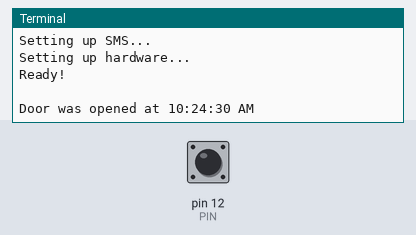
A program run on a simulated Raspberry Pi (header pin numbers). On the bench: the last lines printed to the terminal. The test bench sets the inputs (shaded band); at power-on: pin 12 (PIN) HIGH. The clock reads 2024-03-15 10:24:30 at power-on unless the program sets it; sending an e-mail succeeds after 1 s; threads take turns every 2 ms.

Above: at 1.2 s.
1.3 s: pin 12 (PIN) pulled LOW for 0.35 s
At 2.21 s:
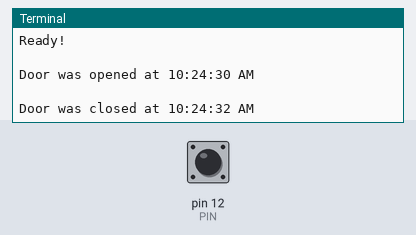
3.5 s: pin 12 (PIN) pulled LOW for 1 s
At 5.5 s:
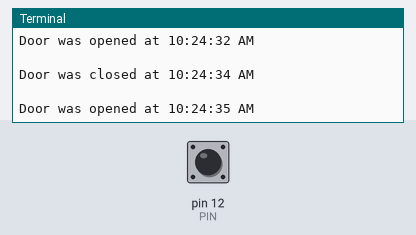
6.0 s: pin 12 (PIN) pulled LOW for 0.35 s
At 8.3 s:
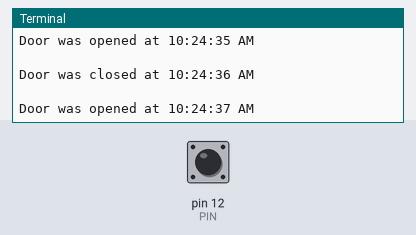
Timing chart, 0 to 9.8 s (numbered marks = the images above; inputs shaded):
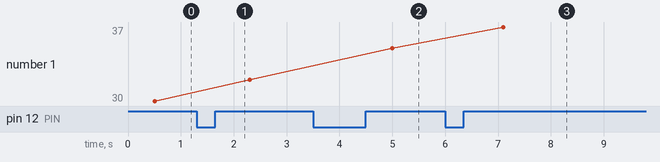

The program:

doorsms.py
```python
#!/usr/bin/env python3

#For use with normally closed (NC) Reed Switch connected to ground & GPIO input
#If using normally open (NO), simply reverse the booleans.

import RPi.GPIO as GPIO
import time
import smtplib
import _thread
import cred

try:
    need_clean = False

    #Message Template
    #Leading '\n' is required for sending an email with ':' (SMS/MMS Gateway)
    MSG  = '\nDoor was '
    DOOR_MSG = {True:'opened', False:'closed'}

    #Setting up connection to SMTP Server for sending email/sms.
    print('Setting up SMS...')
    #Function to call on new thread
    #Because of race conditions, this needs to be done quickly or on diff thread
    def send_msg(opened:bool):
        #Replace args with your email provider's SMTP details
        server = smtplib.SMTP( "smtp.gmail.com", 587 )
        server.starttls()
        server.login( cred.FROM, cred.PASS )
        #Compile message string to print and send.
        #Ex: '\nDoor was closed at 5:50:20 PM'
        #This way is used because it is quickest and we have race conditions!
        str_print =''.join([MSG, DOOR_MSG[opened], ' at ',
                            time.strftime('%I:%M:%S %p')])
        print(str_print)
        server.sendmail(cred.FROM, cred.TO, str_print)
        server.quit()


    #Initializing GPIO
    print('Setting up hardware...')
    PIN = 12
    GPIO.setmode(GPIO.BOARD)
    GPIO.setup(PIN, GPIO.IN, pull_up_down=GPIO.PUD_UP)

    #next_state to check for to send message
    next_state = True

    need_clean = True

    #Running actual program
    print('Ready!')
    #Run infinitely
    while True:
        #Check for next state
        if GPIO.input(PIN) == next_state:
            #Send message on different thread
            _thread.start_new_thread(send_msg, (next_state,))
            #Negate next_state
            next_state = not next_state
        time.sleep(0.3)

except KeyboardInterrupt:
    GPIO.cleanup() #For Keyboard Interrupt exit
    need_clean = False

if need_clean:
    GPIO.cleanup() #For normal exit
print('\nEnd!')
```

cred.py
```python
#Replace with your actual credentials
FROM = 'derp@derp.com'
TO   = '5555555555@mms.derpprovider.net'
PASS = 'D3rp_p455w0rd'
```

Measured:
- after the input at 1.3 s, the terminal: prints a new line after 0.70 s (image 1)
- after the input at 3.5 s, the terminal: prints a new line after 0.60 s (image 2)
- after the input at 6.0 s, the terminal: prints a new line after 0.50 s (image 3)
- plotted number 1: 30 → 32 after the input at 1.3 s, 32 → 35 after the input at 3.5 s, 35 → 37 after the input at 6.0 s
